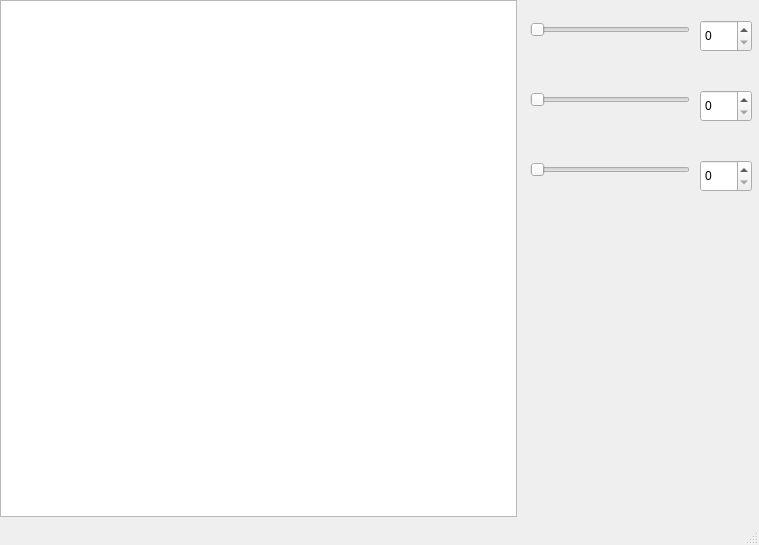
<?xml version="1.0" encoding="UTF-8"?>
<ui version="4.0">
 <class>MainWindow</class>
 <widget class="QMainWindow" name="MainWindow">
  <property name="geometry">
   <rect>
    <x>0</x>
    <y>0</y>
    <width>759</width>
    <height>545</height>
   </rect>
  </property>
  <property name="minimumSize">
   <size>
    <width>759</width>
    <height>545</height>
   </size>
  </property>
  <property name="maximumSize">
   <size>
    <width>759</width>
    <height>545</height>
   </size>
  </property>
  <property name="windowTitle">
   <string>MainWindow</string>
  </property>
  <widget class="QWidget" name="centralwidget">
   <widget class="QGraphicsView" name="graphicsView">
    <property name="geometry">
     <rect>
      <x>0</x>
      <y>0</y>
      <width>517</width>
      <height>517</height>
     </rect>
    </property>
   </widget>
   <widget class="QSlider" name="blueSlider">
    <property name="geometry">
     <rect>
      <x>530</x>
      <y>20</y>
      <width>160</width>
      <height>20</height>
     </rect>
    </property>
    <property name="maximum">
     <number>255</number>
    </property>
    <property name="orientation">
     <enum>Qt::Horizontal</enum>
    </property>
   </widget>
   <widget class="QSlider" name="redSlider">
    <property name="geometry">
     <rect>
      <x>530</x>
      <y>90</y>
      <width>160</width>
      <height>20</height>
     </rect>
    </property>
    <property name="maximum">
     <number>255</number>
    </property>
    <property name="orientation">
     <enum>Qt::Horizontal</enum>
    </property>
   </widget>
   <widget class="QSlider" name="greenSlider">
    <property name="geometry">
     <rect>
      <x>530</x>
      <y>160</y>
      <width>160</width>
      <height>20</height>
     </rect>
    </property>
    <property name="maximum">
     <number>255</number>
    </property>
    <property name="orientation">
     <enum>Qt::Horizontal</enum>
    </property>
   </widget>
   <widget class="QSpinBox" name="redSpin">
    <property name="geometry">
     <rect>
      <x>700</x>
      <y>20</y>
      <width>52</width>
      <height>32</height>
     </rect>
    </property>
    <property name="maximum">
     <number>255</number>
    </property>
   </widget>
   <widget class="QSpinBox" name="greenSpin">
    <property name="geometry">
     <rect>
      <x>700</x>
      <y>160</y>
      <width>52</width>
      <height>32</height>
     </rect>
    </property>
    <property name="maximum">
     <number>255</number>
    </property>
   </widget>
   <widget class="QSpinBox" name="redSpin_2">
    <property name="geometry">
     <rect>
      <x>700</x>
      <y>90</y>
      <width>52</width>
      <height>32</height>
     </rect>
    </property>
    <property name="maximum">
     <number>255</number>
    </property>
   </widget>
   <widget class="QWidget" name="displayWidget" native="true">
    <property name="geometry">
     <rect>
      <x>530</x>
      <y>210</y>
      <width>221</width>
      <height>111</height>
     </rect>
    </property>
    <property name="autoFillBackground">
     <bool>true</bool>
    </property>
   </widget>
  </widget>
  <widget class="QStatusBar" name="statusbar"/>
 </widget>
 <resources/>
 <connections>
  <connection>
   <sender>blueSlider</sender>
   <signal>valueChanged(int)</signal>
   <receiver>redSpin</receiver>
   <slot>setValue(int)</slot>
   <hints>
    <hint type="sourcelabel">
     <x>598</x>
     <y>24</y>
    </hint>
    <hint type="destinationlabel">
     <x>715</x>
     <y>41</y>
    </hint>
   </hints>
  </connection>
  <connection>
   <sender>redSpin</sender>
   <signal>valueChanged(int)</signal>
   <receiver>blueSlider</receiver>
   <slot>setValue(int)</slot>
   <hints>
    <hint type="sourcelabel">
     <x>718</x>
     <y>31</y>
    </hint>
    <hint type="destinationlabel">
     <x>656</x>
     <y>26</y>
    </hint>
   </hints>
  </connection>
  <connection>
   <sender>redSlider</sender>
   <signal>valueChanged(int)</signal>
   <receiver>redSpin_2</receiver>
   <slot>setValue(int)</slot>
   <hints>
    <hint type="sourcelabel">
     <x>620</x>
     <y>96</y>
    </hint>
    <hint type="destinationlabel">
     <x>717</x>
     <y>110</y>
    </hint>
   </hints>
  </connection>
  <connection>
   <sender>redSpin_2</sender>
   <signal>valueChanged(int)</signal>
   <receiver>redSlider</receiver>
   <slot>setValue(int)</slot>
   <hints>
    <hint type="sourcelabel">
     <x>717</x>
     <y>97</y>
    </hint>
    <hint type="destinationlabel">
     <x>657</x>
     <y>108</y>
    </hint>
   </hints>
  </connection>
  <connection>
   <sender>greenSlider</sender>
   <signal>valueChanged(int)</signal>
   <receiver>greenSpin</receiver>
   <slot>setValue(int)</slot>
   <hints>
    <hint type="sourcelabel">
     <x>586</x>
     <y>168</y>
    </hint>
    <hint type="destinationlabel">
     <x>713</x>
     <y>176</y>
    </hint>
   </hints>
  </connection>
  <connection>
   <sender>greenSpin</sender>
   <signal>valueChanged(int)</signal>
   <receiver>greenSlider</receiver>
   <slot>setValue(int)</slot>
   <hints>
    <hint type="sourcelabel">
     <x>725</x>
     <y>170</y>
    </hint>
    <hint type="destinationlabel">
     <x>656</x>
     <y>173</y>
    </hint>
   </hints>
  </connection>
 </connections>
</ui>
